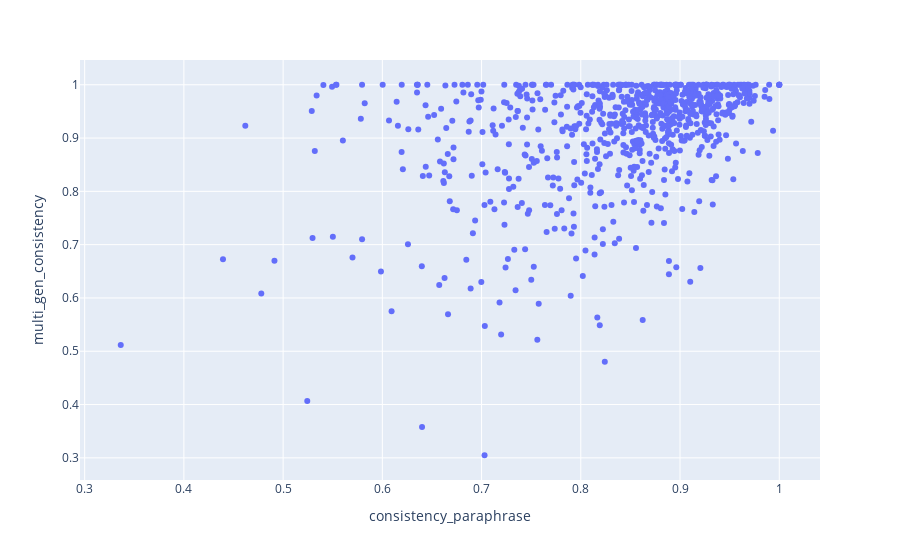

Notebook cell for this chart:
### Code cell
import plotly.express as px

feat_1 = 'multi_gen_consistency'
feat_2 = 'consistency_paraphrase'

fig = px.scatter(consist_compare_df, y=feat_1, x=feat_2, hover_data=['index', 'num_generations'])
fig.show()

### Figure 1 — Plotly figure (JSON) as saved in the notebook; plotly's stock layout.template omitted (floating-point values rounded to 4 significant figures; data arrays with more than 128 entries replaced by an {"elided": "..."} marker saying what was removed)
{"data": [{"customdata": {"elided": "798x2 mixed values"}, "hovertemplate": "consistency_paraphrase=%{x}<br>multi_gen_consistency=%{y}<br>index=%{customdata[0]}<br>num_generations=%{customdata[1]}<extra></extra>", "legendgroup": "", "marker": {"color": "#636efa", "symbol": "circle"}, "mode": "markers", "name": "", "orientation": "v", "showlegend": false, "type": "scatter", "x": {"elided": "798 float values"}, "xaxis": "x", "y": {"elided": "798 float values"}, "yaxis": "y"}], "layout": {"legend": {"tracegroupgap": 0}, "margin": {"t": 60}, "xaxis": {"anchor": "y", "domain": [0, 1], "title": {"text": "consistency_paraphrase"}}, "yaxis": {"anchor": "x", "domain": [0, 1], "title": {"text": "multi_gen_consistency"}}}}
